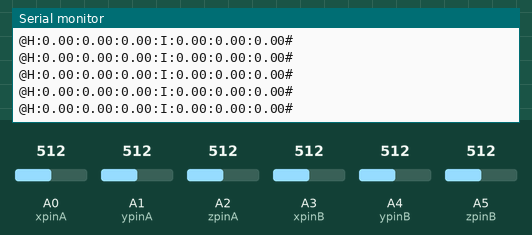
This sketch was run on a simulated Arduino Uno, built with avr-gcc and run on an emulated ATmega328P. Shown: the last lines printed to the serial monitor. The inputs (shaded band) are chosen by the test bench; at power-on: A0 (xpinA) = 512, A2 (zpinA) = 512, A1 (ypinA) = 512, A3 (xpinB) = 512, A4 (ypinB) = 512, A5 (zpinB) = 512.

Above: at 1.2 s.
1.3 s: A0 (xpinA) set to 498
At 1.9 s:
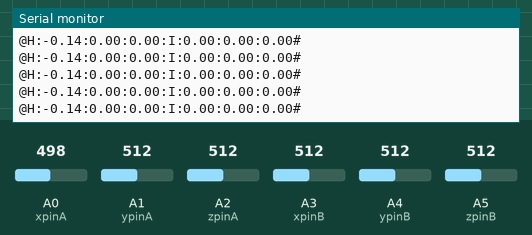
16.3 s: A2 (zpinA) set to 521
At 17.2 s:
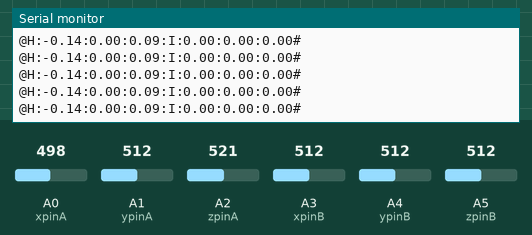
17.8 s: A2 (zpinA) set to 500
At 18.7 s:
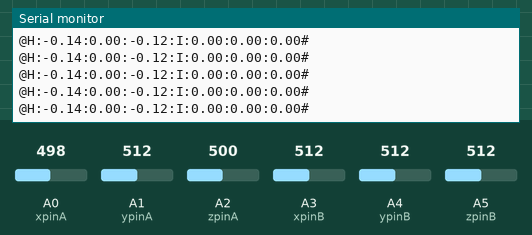
Timing chart, 0 to 20.3 s (numbered marks = the images above; inputs shaded):
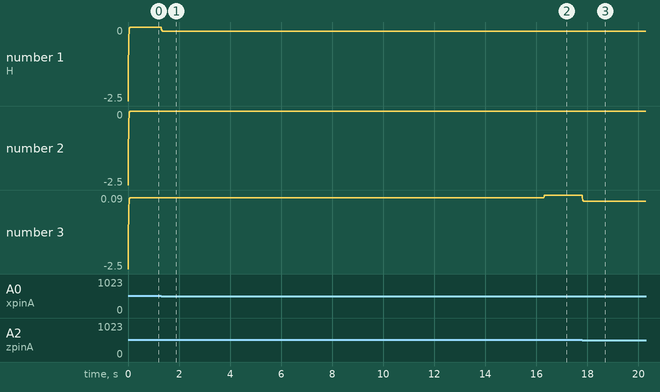

Measured:
- after the input at 1.3 s, the serial monitor: prints a new line at once (image 1)
- after the input at 16.3 s, the serial monitor: prints a new line at once (image 2)
- after the input at 17.8 s, the serial monitor: prints a new line at once (image 3)
- plotted number 1: 0 → -0.14 after the input at 1.3 s
- plotted number 3: 0 → 0.09 after the input at 16.3 s, 0.09 → -0.12 after the input at 17.8 s

The sketch:

accelerometer_h_i_rf_-.ino
```cpp
class error{
public:
double fXg;
double fYg;
double fZg;
float alpha;
double pitch;
double roll;
  error(){
  alpha =0.5;
  fXg = 0;
  fYg = 0;
  fZg = 0;
  };
  void values(double Xg, double Yg, double Zg){
  //double pitch, roll, Xg, Yg, Zg;
  //acc.read(&Xg, &Yg, &Zg);

  //Low Pass Filter
  fXg = Xg * alpha + (fXg * (1.0 - alpha));
  fYg = Yg * alpha + (fYg * (1.0 - alpha));
  fZg = Zg * alpha + (fZg * (1.0 - alpha));

  //Roll & Pitch Equations
  roll = (atan2(-fYg, fZg)*180.0)/M_PI;
  pitch = (atan2(fXg, sqrt(fYg*fYg + fZg*fZg))*180.0)/M_PI;

  };
  double getX(){
    return fXg;
  };
  double getY(){
    return fYg;
  };
  double getZ(){
    return fZg;
  };
};
// these constants describe the pins. They won't change:
const int xpinA = A0; // x-axis of the accelerometer
const int ypinA= A1; // y-axis
const int zpinA = A2; // z-axis (only on 3-axis models)

const int xpinB = A3; // x-axis of the accelerometer
const int ypinB = A4; // y-axis
const int zpinB = A5; // z-axis (only on 3-axis models)


//
int sampleDelay = 3; //number of milliseconds between readings
error *err;
error *err2;
void setup()
{
// initialize the serial communications:
Serial.begin(115200);
Serial.setTimeout(5);
err = new error();
err2 =new error();
//
//Make sure the analog-to-digital converter takes its reference voltage from
// the AREF pin
pinMode(xpinA, INPUT);
pinMode(ypinA, INPUT);
pinMode(zpinA, INPUT);

pinMode(xpinB, INPUT);
pinMode(ypinB, INPUT);
pinMode(zpinB, INPUT);
}

void loop()
{

int xA = analogRead(xpinA);
int xB = analogRead(xpinB);
//
//add a small delay between pin readings. I read that you should
//do this but haven't tested the importance
delay(1);
//
int yA = analogRead(ypinA);
int yB = analogRead(ypinB);
//
//add a small delay between pin readings. I read that you should
//do this but haven't tested the importance
delay(1);
//
int zA = analogRead(zpinA);
int zB = analogRead(zpinB);
//
//zero_G is the reading we expect from the sensor when it detects
//no acceleration. Subtract this value from the sensor reading to
//get a shifted sensor reading.
float zero_G =512;
//
//scale is the number of units we expect the sensor reading to
//change when the acceleration along an axis changes by 1G.
//Divide the shifted sensor reading by scale to get acceleration in Gs.
float scale =102.3;
//

err->values(xA,yA,zA);
err2->values(xB,yB,zB);
Serial.print("@H:");
Serial.print(((float)err->getX() - zero_G)/scale);
Serial.print(":");
Serial.print(((float)err->getY() - zero_G)/scale);
Serial.print(":");
Serial.print(((float)err->getZ() - zero_G)/scale);
Serial.print(":");
Serial.print("I:");
Serial.print(((float)err2->getX() - zero_G)/scale);
Serial.print(":");
Serial.print(((float)err2->getY() - zero_G)/scale);
Serial.print(":");
Serial.print(((float)err2->getZ() - zero_G)/scale);
Serial.println("#");

//
// delay before next reading:
delay(sampleDelay);
}
```
